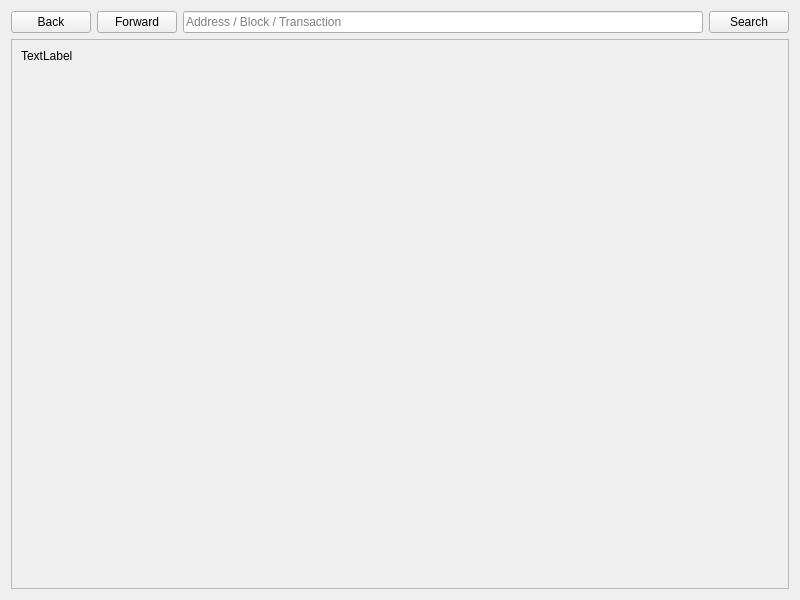
<?xml version="1.0" encoding="UTF-8"?>
<ui version="4.0">
 <class>BlockExplorer</class>
 <widget class="QWidget" name="BlockExplorer">
  <property name="geometry">
   <rect>
    <x>0</x>
    <y>0</y>
    <width>800</width>
    <height>600</height>
   </rect>
  </property>
  <property name="windowTitle">
   <string>Blockchain Explorer</string>
  </property>
  <property name="styleSheet">
   <string notr="true"/>
  </property>
  <layout class="QGridLayout" name="gridLayout">
   <item row="0" column="0">
    <layout class="QVBoxLayout" name="verticalLayout">
     <property name="sizeConstraint">
      <enum>QLayout::SetMaximumSize</enum>
     </property>
     <item>
      <layout class="QHBoxLayout" name="horizontalLayout">
       <property name="sizeConstraint">
        <enum>QLayout::SetMaximumSize</enum>
       </property>
       <item>
        <widget class="QPushButton" name="back">
         <property name="text">
          <string>Back</string>
         </property>
         <property name="icon">
          <iconset>
           <normaloff>:/icons/back</normaloff>:/icons/back</iconset>
         </property>
         <property name="flat">
          <bool>false</bool>
         </property>
        </widget>
       </item>
       <item>
        <widget class="QPushButton" name="forward">
         <property name="text">
          <string>Forward</string>
         </property>
         <property name="icon">
          <iconset>
           <normaloff>:/icons/forward</normaloff>:/icons/forward</iconset>
         </property>
        </widget>
       </item>
       <item>
        <widget class="QLineEdit" name="searchBox">
         <property name="sizePolicy">
          <sizepolicy hsizetype="Expanding" vsizetype="Fixed">
           <horstretch>5</horstretch>
           <verstretch>0</verstretch>
          </sizepolicy>
         </property>
         <property name="minimumSize">
          <size>
           <width>0</width>
           <height>0</height>
          </size>
         </property>
         <property name="inputMask">
          <string/>
         </property>
         <property name="text">
          <string/>
         </property>
         <property name="placeholderText">
          <string>Address / Block / Transaction</string>
         </property>
        </widget>
       </item>
       <item>
        <widget class="QPushButton" name="pushSearch">
         <property name="sizePolicy">
          <sizepolicy hsizetype="Minimum" vsizetype="Fixed">
           <horstretch>0</horstretch>
           <verstretch>0</verstretch>
          </sizepolicy>
         </property>
         <property name="minimumSize">
          <size>
           <width>0</width>
           <height>0</height>
          </size>
         </property>
         <property name="maximumSize">
          <size>
           <width>16777215</width>
           <height>16777215</height>
          </size>
         </property>
         <property name="text">
          <string>Search</string>
         </property>
         <property name="autoDefault">
          <bool>false</bool>
         </property>
         <property name="default">
          <bool>false</bool>
         </property>
         <property name="flat">
          <bool>false</bool>
         </property>
        </widget>
       </item>
      </layout>
     </item>
     <item>
      <widget class="QScrollArea" name="scrollArea">
       <property name="widgetResizable">
        <bool>true</bool>
       </property>
       <widget class="QWidget" name="scrollAreaWidgetContents">
        <property name="geometry">
         <rect>
          <x>0</x>
          <y>0</y>
          <width>778</width>
          <height>512</height>
         </rect>
        </property>
        <layout class="QHBoxLayout" name="horizontalLayout_2">
         <item>
          <widget class="QLabel" name="content">
           <property name="sizePolicy">
            <sizepolicy hsizetype="Preferred" vsizetype="Expanding">
             <horstretch>0</horstretch>
             <verstretch>0</verstretch>
            </sizepolicy>
           </property>
           <property name="text">
            <string>TextLabel</string>
           </property>
           <property name="textFormat">
            <enum>Qt::RichText</enum>
           </property>
           <property name="alignment">
            <set>Qt::AlignLeading|Qt::AlignLeft|Qt::AlignTop</set>
           </property>
           <property name="textInteractionFlags">
            <set>Qt::LinksAccessibleByMouse|Qt::TextSelectableByMouse</set>
           </property>
          </widget>
         </item>
        </layout>
       </widget>
      </widget>
     </item>
    </layout>
   </item>
  </layout>
 </widget>
 <resources/>
 <connections/>
</ui>
